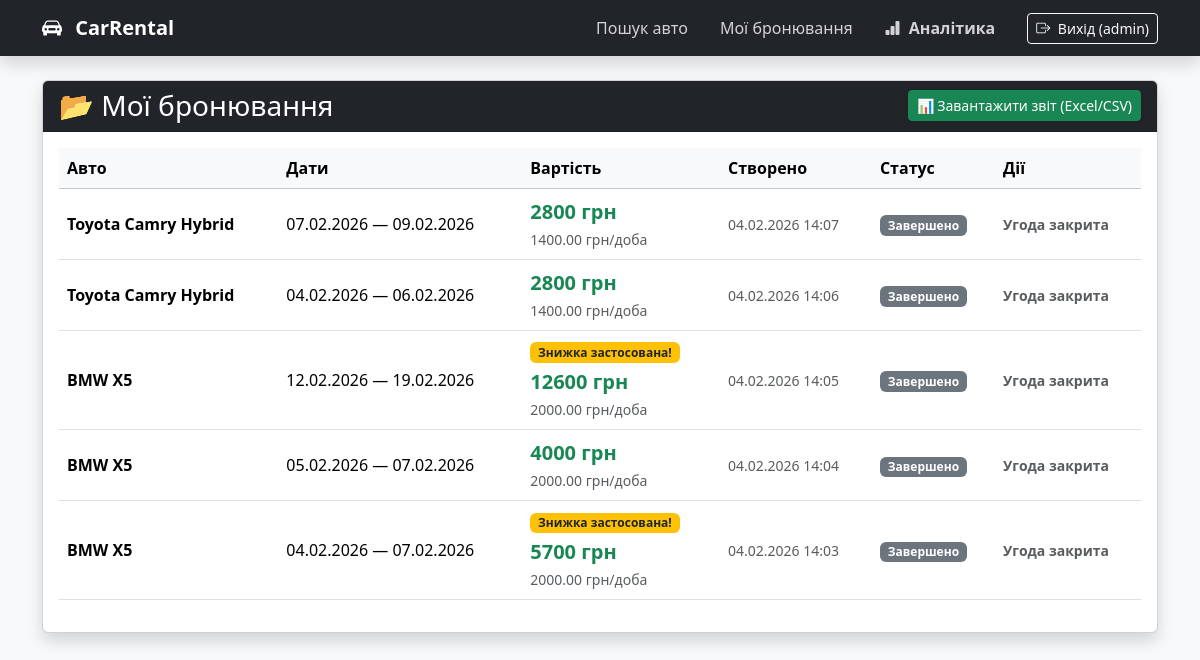
The app's page /my-bookings/ (signed in), older data.
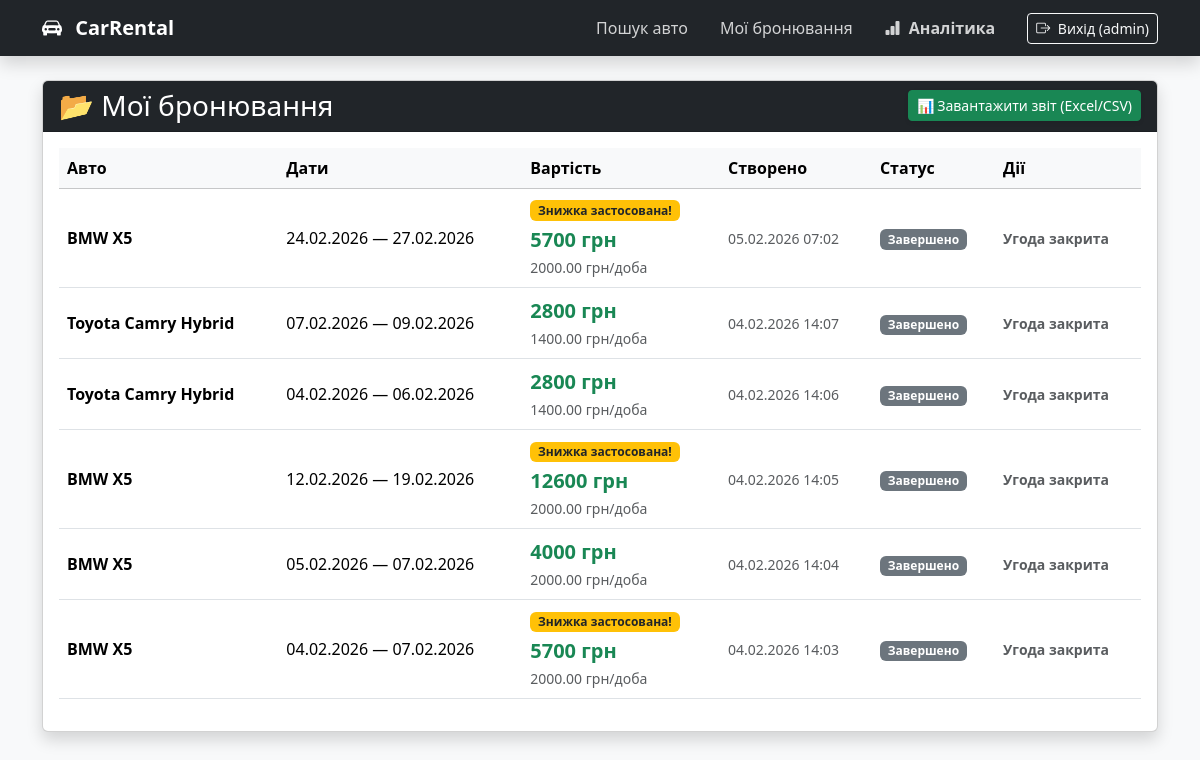
The same page, newer data.
### cars/models.py (models this page shows, shortened)
class Booking(models.Model):
    car = models.ForeignKey(Car, on_delete=models.CASCADE, verbose_name="Авто")
    user = models.ForeignKey(User, on_delete=models.CASCADE, verbose_name="Клієнт")
    start_date = models.DateField(verbose_name="Дата початку")
    end_date = models.DateField(verbose_name="Дата кінця")
    created_at = models.DateTimeField(auto_now_add=True, verbose_name="Час створення")
    @property
    def total_price(self):
        duration = (self.end_date - self.start_date).days
        if duration <= 0:
            duration = 1
        base_price = float(duration * self.car.price_per_day)
        if duration >= 7:
            discount = base_price * 0.10
        elif duration >= 3:
            discount = base_price * 0.05
        else:
            discount = 0
        return int(base_price - discount)
    @property
    def has_discount(self):
        return (self.end_date - self.start_date).days >= 3
    @property
    def is_past(self):
        return self.end_date < timezone.now().date()
    @property
    def status_label(self):
        if self.is_past:
            return "Завершено"
        return "Підтверджено"
    class Meta:
        verbose_name = "Бронювання"
        verbose_name_plural = "Бронювання"

class Car(models.Model):
    category = models.ForeignKey(Category, on_delete=models.SET_NULL, null=True, blank=True, verbose_name="Клас авто")
    brand = models.CharField(max_length=50, verbose_name="Марка")
    model = models.CharField(max_length=50, verbose_name="Модель")
    price_per_day = models.DecimalField(max_digits=8, decimal_places=2, verbose_name="Ціна за добу (грн)")
    description = models.TextField(blank=True, verbose_name="Опис")
    is_available = models.BooleanField(default=True, verbose_name="Доступна для оренди")
    image = models.ImageField(upload_to='cars_images/', blank=True, null=True, verbose_name="Фото")
    class Meta:
        verbose_name = "Автомобіль"
        verbose_name_plural = "Автомобілі"

### cars/views.py (the view)
# urls.py: path('my-bookings/', views.my_bookings, name='my_bookings'),
@login_required
def my_bookings(request):
    bookings = Booking.objects.filter(user=request.user).order_by('-created_at')
    return render(request, 'cars/my_bookings.html', {'bookings': bookings})

### cars/templates/cars/my_bookings.html
{% extends 'cars/base.html' %}
{% block content %}
<div class="card shadow">
    <div class="card-header bg-dark text-white d-flex justify-content-between align-items-center">
        <h3 class="mb-0">📂 Мої бронювання</h3>
        {% if bookings %}
            <a href="{% url 'export_bookings_csv' %}" class="btn btn-success btn-sm shadow-sm">
                📊 Завантажити звіт (Excel/CSV)
            </a>
        {% endif %}
    </div>
    <div class="card-body">
        {% if bookings %}
        <table class="table table-hover align-middle">
            <thead class="table-light">
                <tr>
                    <th>Авто</th>
                    <th>Дати</th>
                    <th>Вартість</th>
                    <th>Створено</th>
                    <th>Статус</th>
                    <th>Дії</th>
                </tr>
            </thead>
            <tbody>
                {% for booking in bookings %}
                <tr>
                    <td>
                        <strong>{{ booking.car.brand }} {{ booking.car.model }}</strong>
                    </td>
                    <td>
                        {{ booking.start_date|date:"d.m.Y" }} — {{ booking.end_date|date:"d.m.Y" }}
                    </td>
                    <td>
                        {% if booking.has_discount %}
                            <span class="badge bg-warning text-dark mb-1">Знижка застосована!</span><br>
                        {% endif %}
                        <div class="fw-bold text-success fs-5">{{ booking.total_price }} грн</div>
                        <small class="text-muted">{{ booking.car.price_per_day }} грн/доба</small>
                    </td>
                    <td class="text-muted">
                        <small>{{ booking.created_at|date:"d.m.Y H:i" }}</small>
                    </td>
                    <td>
                        {% if booking.is_past %}
                            <span class="badge bg-secondary">{{ booking.status_label }}</span>
                        {% else %}
                            <span class="badge bg-success">{{ booking.status_label }}</span>
                        {% endif %}
                    </td>
                    <td>
                        {% if not booking.is_past %}
                            <form action="{% url 'cancel_booking' booking.pk %}" method="post"
                                onsubmit="return confirm('Ви впевнені, що хочете скасувати це бронювання?');">
                                {% csrf_token %}
                                <button type="submit" class="btn btn-outline-danger btn-sm">
                                    ❌ Скасувати
                                </button>
                            </form>
                        {% else %}
                            <span class="text-muted small fw-bold">Угода закрита</span>
                        {% endif %}
                    </td>
                </tr>
                {% endfor %}
            </tbody>
        </table>
        {% else %}
        <div class="alert alert-info text-center">
            У вас поки немає активних бронювань.
            <a href="{% url 'car_list' %}">Вибрати авто</a>
        </div>
        {% endif %}
    </div>
</div>
{% endblock %}

Row changes from the older to the newer data that the page shows:
added Booking: car.brand "BMW", car.model "X5", start_date "24.02.2026", end_date "27.02.2026", shows "Знижка застосована!", total_price "5700", car.price_per_day "2000.00", created_at "05.02.2026 07:02", status_label "Завершено", shows "Угода закрита"
